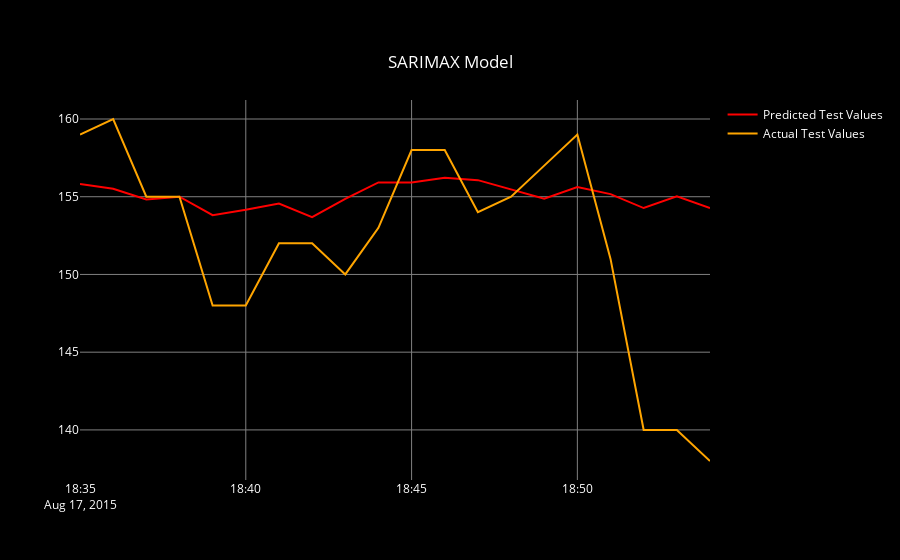

Here is the notebook cell this chart was saved with:
### Markdown cell above
### Plotting predicted and actual test values

### Code cell
fig = go.Figure()

# add line / trace 1 to figure
fig.add_trace(go.Scatter(
    x=test_forecast.index,
    y=test_forecast,
    marker=dict(
        color="red"
    ),
    showlegend=True, name='Predicted Test Values'
))

# add line / trace 2 to figure
fig.add_trace(go.Scatter(
    x=test.index,
    y=test,
    marker=dict(
        color="Orange"
    ),
    showlegend=True, name= 'Actual Test Values'
))


# Show grid lines
fig.update_layout(plot_bgcolor='black',
    paper_bgcolor='black',
    font=dict(color='white'),
    xaxis=dict(showgrid=True, gridcolor='gray', gridwidth=1),
    yaxis=dict(showgrid=True, gridcolor='gray', gridwidth=1),
    title={
        'text': "SARIMAX Model",
        'y':0.9,
        'x':0.5,
        'xanchor': 'center',
        'yanchor': 'top'
    }
)

fig.show()

### Figure 1 — Plotly figure (JSON) as saved in the notebook; plotly's stock layout.template omitted (floating-point values rounded to 4 significant figures)
{"data": [{"marker": {"color": "red"}, "name": "Predicted Test Values", "showlegend": true, "type": "scatter", "x": ["2015-08-17T18:35:00", "2015-08-17T18:36:00", "2015-08-17T18:37:00", "2015-08-17T18:38:00", "2015-08-17T18:39:00", "2015-08-17T18:40:00", "2015-08-17T18:41:00", "2015-08-17T18:42:00", "2015-08-17T18:43:00", "2015-08-17T18:44:00", "2015-08-17T18:45:00", "2015-08-17T18:46:00", "2015-08-17T18:47:00", "2015-08-17T18:48:00", "2015-08-17T18:49:00", "2015-08-17T18:50:00", "2015-08-17T18:51:00", "2015-08-17T18:52:00", "2015-08-17T18:53:00", "2015-08-17T18:54:00"], "y": [155.8, 155.5, 154.8, 155.0, 153.8, 154.2, 154.6, 153.7, 154.9, 155.9, 155.9, 156.2, 156.1, 155.5, 154.9, 155.6, 155.2, 154.3, 155.0, 154.3]}, {"marker": {"color": "Orange"}, "name": "Actual Test Values", "showlegend": true, "type": "scatter", "x": ["2015-08-17T18:35:00", "2015-08-17T18:36:00", "2015-08-17T18:37:00", "2015-08-17T18:38:00", "2015-08-17T18:39:00", "2015-08-17T18:40:00", "2015-08-17T18:41:00", "2015-08-17T18:42:00", "2015-08-17T18:43:00", "2015-08-17T18:44:00", "2015-08-17T18:45:00", "2015-08-17T18:46:00", "2015-08-17T18:47:00", "2015-08-17T18:48:00", "2015-08-17T18:49:00", "2015-08-17T18:50:00", "2015-08-17T18:51:00", "2015-08-17T18:52:00", "2015-08-17T18:53:00", "2015-08-17T18:54:00"], "y": [159, 160, 155, 155, 148, 148, 152, 152, 150, 153, 158, 158, 154, 155, 157, 159, 151, 140, 140, 138]}], "layout": {"font": {"color": "white"}, "paper_bgcolor": "black", "plot_bgcolor": "black", "title": {"text": "SARIMAX Model", "x": 0.5, "xanchor": "center", "y": 0.9, "yanchor": "top"}, "xaxis": {"gridcolor": "gray", "gridwidth": 1, "showgrid": true}, "yaxis": {"gridcolor": "gray", "gridwidth": 1, "showgrid": true}}}
